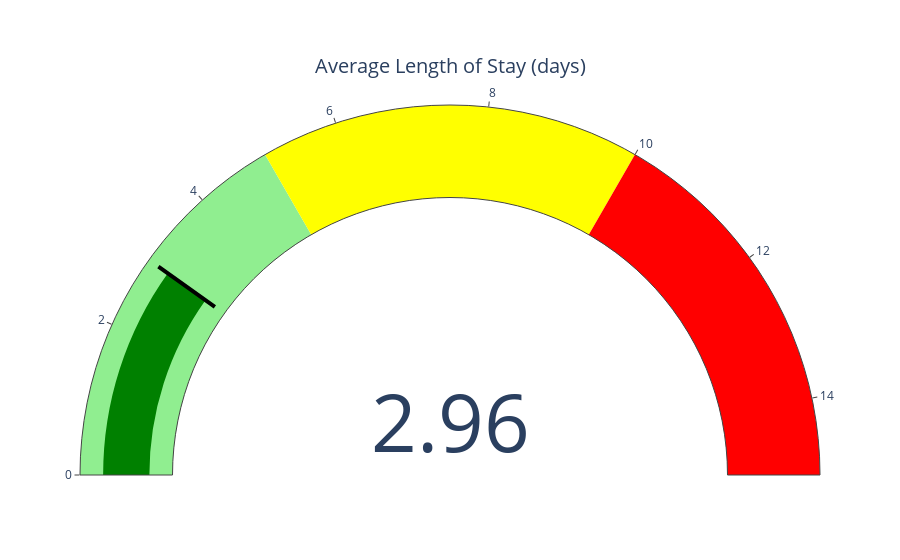

Notebook code cell kept with this figure:
### Markdown cell above
### Average Length of Stay visualization using Plotly Gauge Chart

### Code cell
# Visualization 5: Plotly Gauge Chart - Average Length of Stay
avg_los = pt_transfers['LOS'].mean()
fig = go.Figure(go.Indicator(
    mode = "gauge+number",
    value = avg_los,
    domain = {'x': [0, 1], 'y': [0, 1]},
    title = {'text': "Average Length of Stay (days)"},
    gauge = {
        'axis': {'range': [0, 15]},
        'steps': [
            {'range': [0, 5], 'color': "lightgreen"},
            {'range': [5, 10], 'color': "yellow"},
            {'range': [10, 15], 'color': "red"}],
        'threshold': {
            'line': {'color': "black", 'width': 4},
            'thickness': 0.75,
            'value': avg_los}}))
fig.show()

### Figure 1 — Plotly figure (JSON) as saved in the notebook; plotly's stock layout.template omitted (floating-point values rounded to 4 significant figures)
{"data": [{"domain": {"x": [0, 1], "y": [0, 1]}, "gauge": {"axis": {"range": [0, 15]}, "steps": [{"color": "lightgreen", "range": [0, 5]}, {"color": "yellow", "range": [5, 10]}, {"color": "red", "range": [10, 15]}], "threshold": {"line": {"color": "black", "width": 4}, "thickness": 0.75, "value": 2.964}}, "mode": "gauge+number", "title": {"text": "Average Length of Stay (days)"}, "type": "indicator", "value": 2.964}], "layout": {}}
